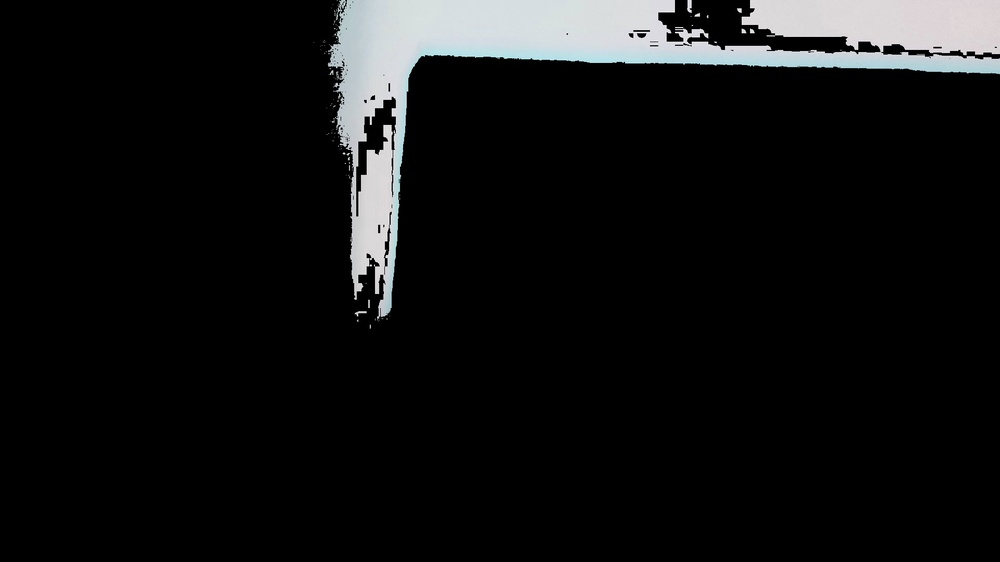
#> input picture cam1-fr1.jpg, 1000 x 562 px, shrunk from 1920 x 1080 before the run, given in place of sample1.mp4, which was not available
$ python opencv.py
#> lines starting #> are read from the running program, lines starting #| are printed output that depends on the picture; after the words box and inside, x2 and y2 are one past the last pixel; in counts of white or black regions, pixels touching at a corner belong together; pictures that were not available may be replaced by others from this repository, and a replacement may not be noted
import matplotlib.pyplot as plt
import numpy as np
from PIL import Image
import pytesseract
import matplotlib.image as mpimg
import cv2
from matplotlib.colors import hsv_to_rgb
import math
def FrameCapture(path):
#> called with path = 'sample1.mp4'
    vidObj = cv2.VideoCapture(path)
    frameRate = vidObj.get(5)
    count=0
    c1=0
    success = 1
    while success:
        frameId=vidObj.get(1)
        success, image = vidObj.read()
#> image is the input picture: shape (562, 1000, 3); mean B, G, R 18.6, 18.3, 17.7
        if frameRate!=0:
            if (frameId % math.floor(frameRate) == 0):
                if count%10==0:
                    c=str(count)
                    img="frame"+c+".jpg"
                    cv2.imwrite("frame%d.jpg" % count, image)
                    obj= mpimg.imread(img)


                    hsv_obj = cv2.cvtColor(obj, cv2.COLOR_RGB2HSV)
#> hsv_obj: shape (562, 1000, 3); mean H, S, V 11.6, 4.2, 18.7
                    light_yellow = (7, 36, 8)
                    dark_yellow = (0, 0, 0)
                    lo_square = np.full((10, 10, 3), light_yellow, dtype=np.uint8) /255.0
                    do_square = np.full((10, 10, 3), dark_yellow, dtype=np.uint8) / 255.0
                    plt.subplot(1, 2, 1)

                    plt.subplot(1, 2, 2)


                    mask = cv2.inRange(hsv_obj, light_yellow, dark_yellow)
#> mask: shape (562, 1000); every value is 0
                    result = cv2.bitwise_and(obj, obj, mask=mask)
#> result: shape (562, 1000, 3); every value is 0
                    plt.subplot(1, 2, 1)

                    plt.subplot(1, 2, 2)


                    light_white = (0, 0, 200)
                    dark_white = (145, 60, 255)
                    mask_white = cv2.inRange(hsv_obj, light_white, dark_white)
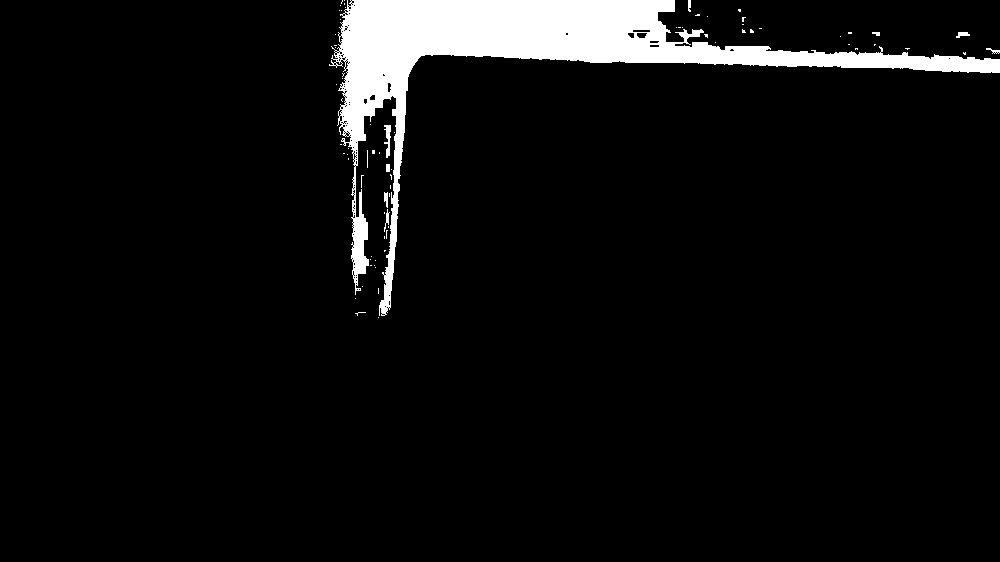
#> mask_white: shape (562, 1000); 5.7% white; 75 white regions (66 under 20 px), largest, box (x1, y1, x2, y2) and area: (329, 0, 1000, 316) 31201, (384, 125, 391, 158) 131, (956, 32, 970, 38) 52
                    result_white = cv2.bitwise_and(obj, obj, mask=mask_white)
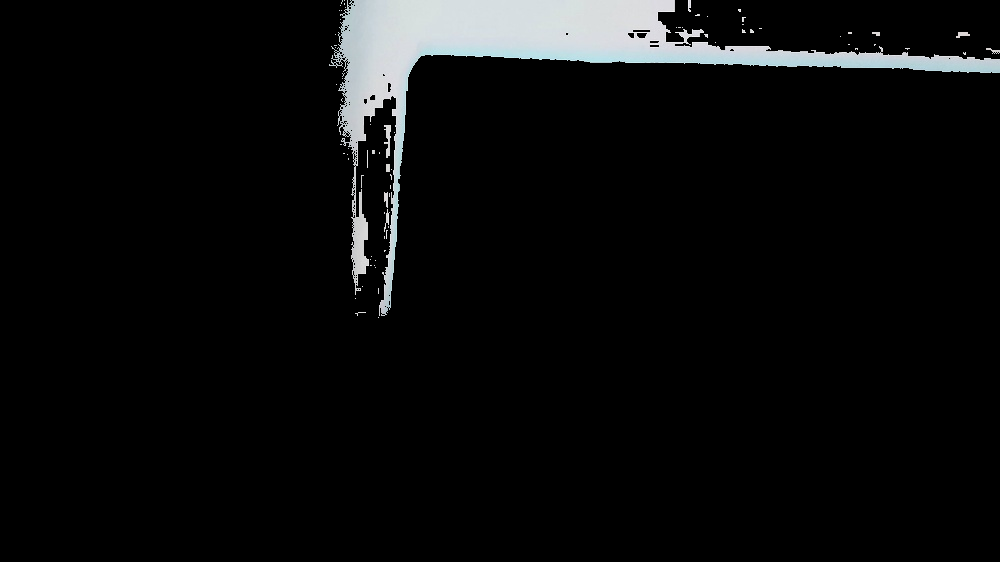
#> result_white: shape (562, 1000, 3); mean R, G, B 11.7, 12.3, 12.5
                    plt.subplot(1, 2, 1)

                    plt.subplot(1, 2, 2)


                    print("complete:")
                    final_mask = mask + mask_white
                    final_result = cv2.bitwise_and(obj, obj, mask=final_mask)
                    plt.subplot(1, 2, 1)
                    plt.imshow(final_mask, cmap="gray")
                    plt.subplot(1, 2, 2)
                    plt.imshow(final_result)

                    cv2.imwrite("cam1-fr%d.jpg" %c1,final_result)
                    path="cam1-fr"+str(c1)+".jpg"
                    images=Image.open(path)
                    c1+=1
                    str1=pytesseract.image_to_string(images)
                    print("output text:\t"+str1)
                count += 1

if __name__ == '__main__':

    # Calling the function
    FrameCapture("sample1.mp4")
#> (the call stopped at in FrameCapture, `str1=pytesseract.image_to_string(images)`: pytesseract is not available in this run)
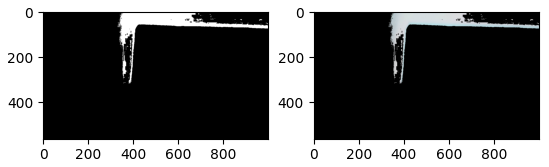
#> figure drawn by matplotlib, 2 panels

$ run again, on cam1-fr3.jpg
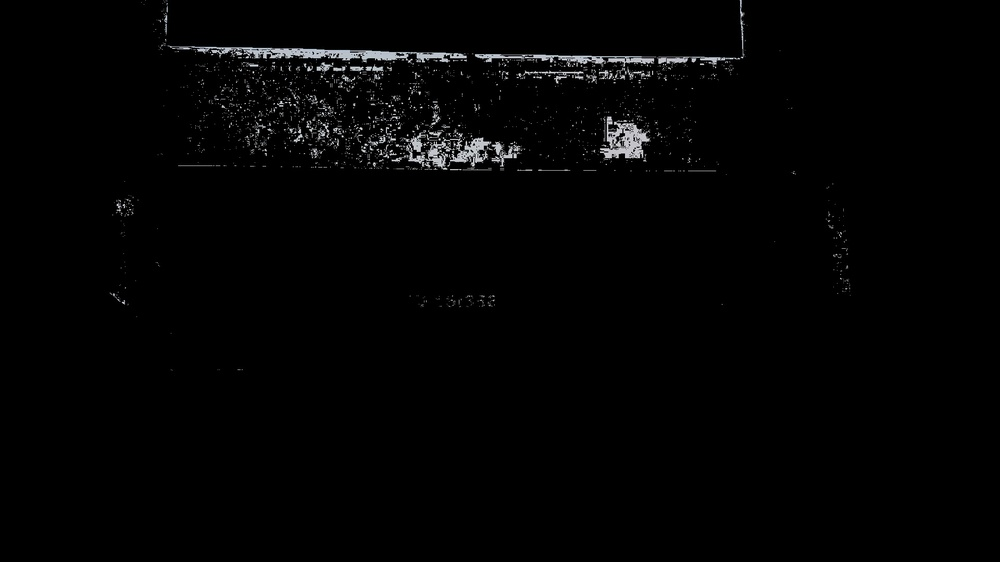
#> input picture cam1-fr3.jpg, 1000 x 562 px, shrunk from 1920 x 1080 before the run, given in place of sample1.mp4, which was not available
#> in FrameCapture, image is the input picture: shape (562, 1000, 3); mean B, G, R 3.4, 3.3, 3.3
#> hsv_obj: shape (562, 1000, 3); mean H, S, V 3.8, 3.3, 3.5
#> mask: shape (562, 1000); every value is 0
#> result: shape (562, 1000, 3); every value is 0
#> in FrameCapture, `mask_white = cv2.inRange(hsv_obj, light_white, dark_white)`:
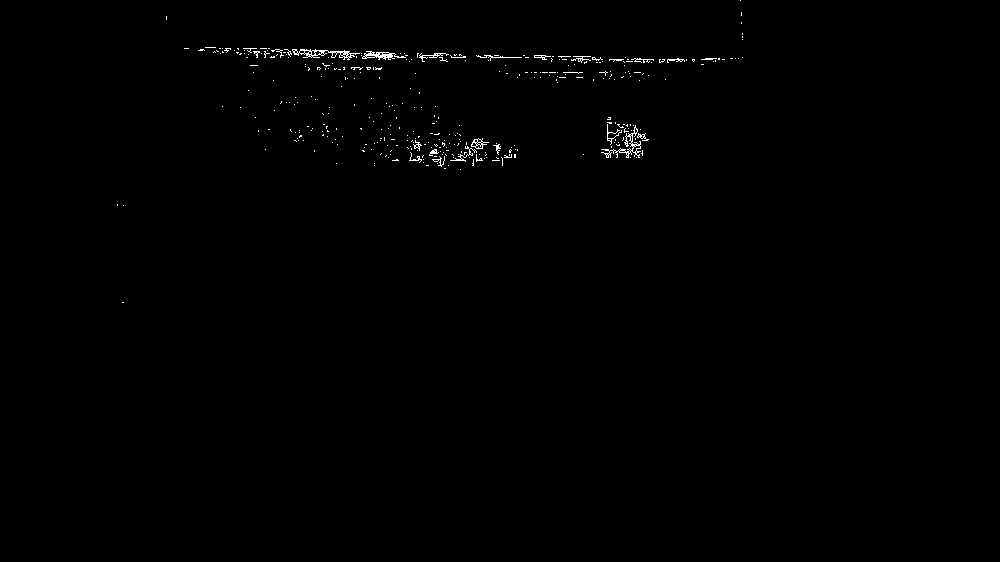
#> mask_white: shape (562, 1000); 0.44% white in thin lines or dots, all inside (x1, y1, x2, y2) = (117, 0, 743, 303)
#> `FrameCapture("sample1.mp4")`:
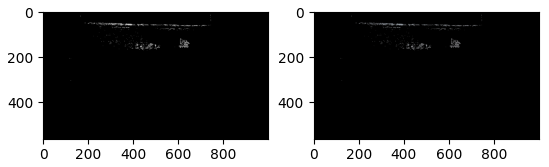
#> figure drawn by matplotlib, 2 panels

$ run again, on cam1-fr4.jpg
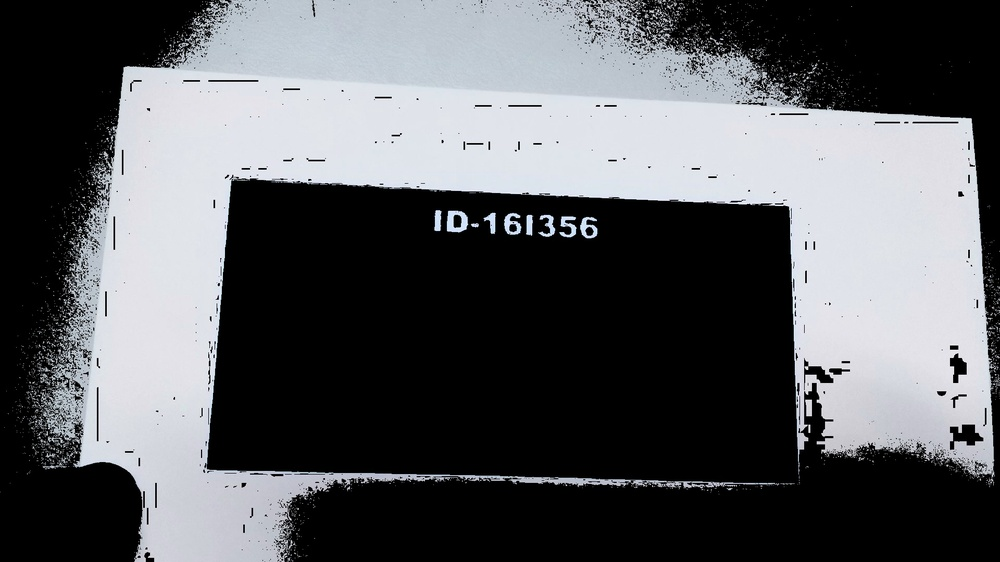
#> input picture cam1-fr4.jpg, 1000 x 562 px, shrunk from 1920 x 1080 before the run, given in place of sample1.mp4, which was not available
#> in FrameCapture, image is the input picture: shape (562, 1000, 3); mean B, G, R 94.5, 91.4, 89.7
#> hsv_obj: shape (562, 1000, 3); mean H, S, V 53.7, 14.9, 94.6
#> mask: shape (562, 1000); every value is 0
#> result: shape (562, 1000, 3); every value is 0
#> in FrameCapture, `mask_white = cv2.inRange(hsv_obj, light_white, dark_white)`:
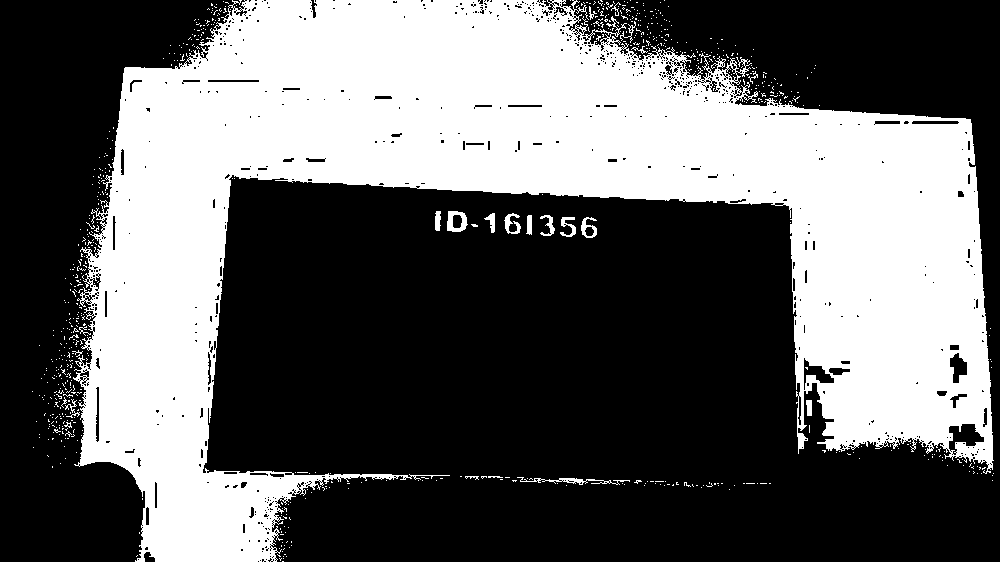
#> mask_white: shape (562, 1000); 38.9% white; 734 white regions (712 under 20 px), largest, box (x1, y1, x2, y2) and area: (73, 0, 994, 562) 214642, (517, 477, 630, 485) 276, (447, 211, 468, 232) 267
#> `FrameCapture("sample1.mp4")`:
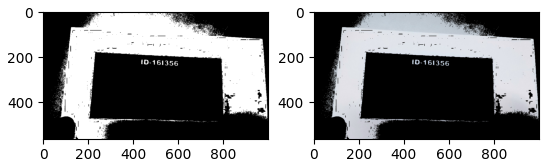
#> figure drawn by matplotlib, 2 panels
